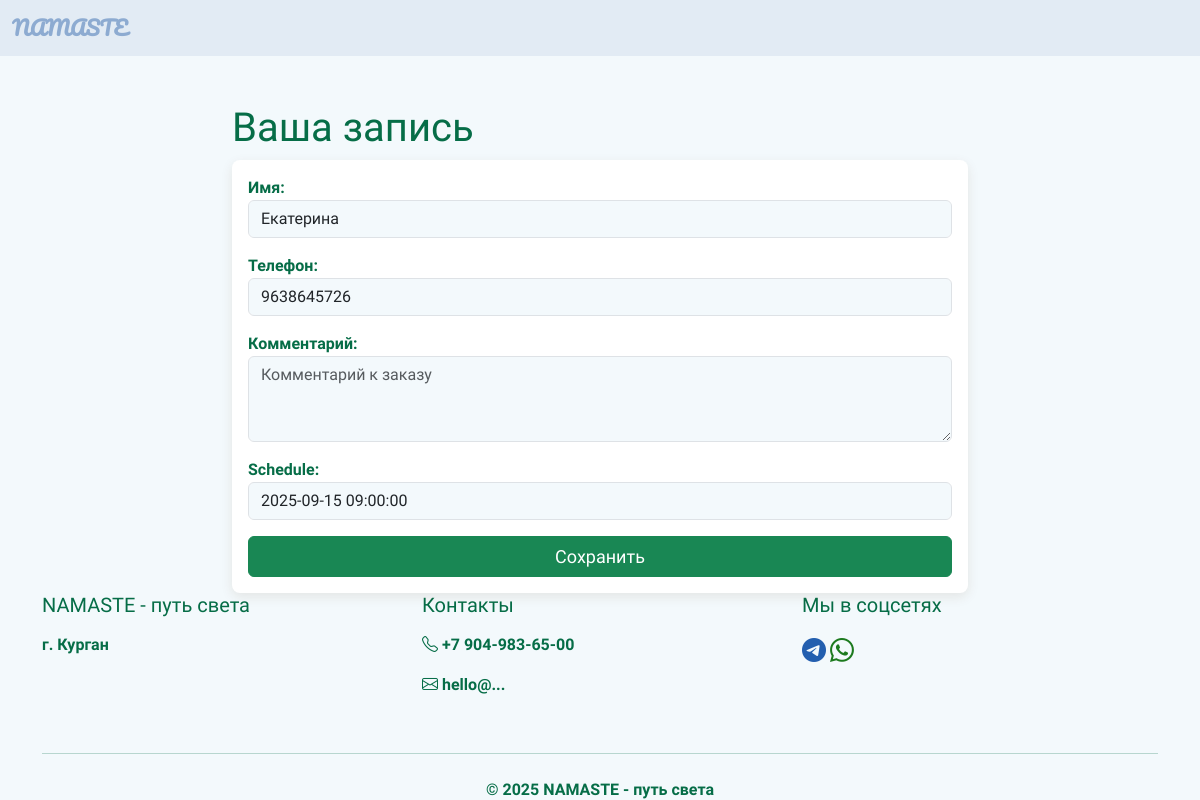
Screenshot of /application/update/33/ (signed in) with the database file from the repository.
### core/models.py (models this page shows, shortened)
class Application(models.Model):
    STATUS_CHOICES = (
        ("new", "Новая"),
        ("confirmed", "Подтвержденная"),
        ("completed", "Завершенная"),
        ("canceled", "Отмененная"),
        ( "reserve", "Резерв")
    )
    name = models.CharField(max_length=100, verbose_name="Имя")
    phone = models.CharField(max_length=20, verbose_name="Телефон")
    comment = models.CharField(max_length=500, null=True, blank=True, verbose_name="Комментарий")
    status = models.CharField(choices=STATUS_CHOICES, default="new", max_length=20, verbose_name="Статус")
    date_created = models.DateTimeField(auto_now_add=True, null=True, blank=True, verbose_name="Дата создания")
    date_updated = models.DateTimeField(auto_now=True, null=True, blank=True, verbose_name="Дата обновления")
    schedule = models.ForeignKey(Schedule, blank=True, null=True, on_delete=models.CASCADE)
    class Meta:
        verbose_name = "Запись"
        verbose_name_plural = "Записи"

### core/views.py (the view, shortened to what this page needs)
# urls.py: path("application/update/<int:application_id>/", ApplicationUpdateView.as_view(), name="application-update"),
class ApplicationUpdateView(PermissionRequiredMixin, UpdateView):
    permission_required = "core.change_application"
    model = Application
    form_class = ApplicationForm
    template_name = "application_class_form.html"
    success_url = reverse_lazy("applications")
    success_message = "Запись успешно обновлена!"
    pk_url_kwarg = "application_id"
    def get_context_data(self, **kwargs):
        context = super().get_context_data(**kwargs)
        context["operation_type"] = "Редактирование записи"
        return context

### core/forms.py
class ApplicationForm(forms.ModelForm):
    class Meta:
        model = Application
        fields = ["name", "phone", "comment", "schedule"]
        widgets = {
            "name": forms.TextInput(
                attrs={"placeholder": "Ваше имя", "class": "form-control"}
            ),
            "phone": forms.TextInput(
                attrs={"placeholder": "+7 (999) 999-99-99", "class": "form-control"}
            ),
            "comment": forms.Textarea(
                attrs={
                    "placeholder": "Комментарий к заказу",
                    "class": "form-control",
                    "rows": 3,
                }
            ),
            "schedule": forms.Select(attrs={"class": "form-control"}),
        }
    def __init__(self, *args, **kwargs):
        super().__init__(*args, **kwargs)
        self.fields['schedule'].queryset = Schedule.objects.all()

### core/models.py (called while the page is built)
    def __str__(self):
        return f"{self.date} {self.start_time}"

### templates/application_class_form.html (shortened to what this page needs)
{% extends 'base.html' %}
{% block content %}
<div class="container mt-5">
    <div class="row justify-content-center">
        <div class="col-md-8">
            <div class="row">
                <h1>Ваша запись</h1>
            </div>
            <div class="card">
                <div class="card-body">
                    <form method="post" enctype="multipart/form-data">
                        {% for field in form %}
                            <div class="mb-3">
                                {{ field.label_tag }}
                                {{ field }}
                            </div>
                        {% endfor %}
                        <button type="submit" class="btn btn-success w-100">Сохранить</button>
                    </form>
                </div>
            </div>
        </div>
    </div>
</div>
{% endblock %}

### static/css/main.css (style rules this page uses)
:root { --bs-body-bg: #f3f9fc; --brand-blue: #e2ebf4; --font-family-heading: 'Pacifico', cursive; --color: #066d47; }
body { font-family: 'Marck Script', cursive; font-weight: bold; color: #066d47; }
.btn-success { font-size: 18px; color: white; }
.row { display: flex; flex-basis: 100%; }
.row:nth-child(2n+1) { justify-content: center; }
.card { border: 2px solid var(--brand-green); box-shadow: 0 4px 12px rgba(99, 57, 16, 0.1); transition: transform 0.3s ease, box-shadow 0.3s ease; background: white; border-radius: 0.5rem; overflow: hidden; color: #066d47 }

### rows the page displays
Application: form "Екатерина" "9638645726" "2025-09-15 09:00:00"

### other values shown
{{ field.label_tag }} "Имя:" "Телефон:" "Комментарий:" "Schedule:"
